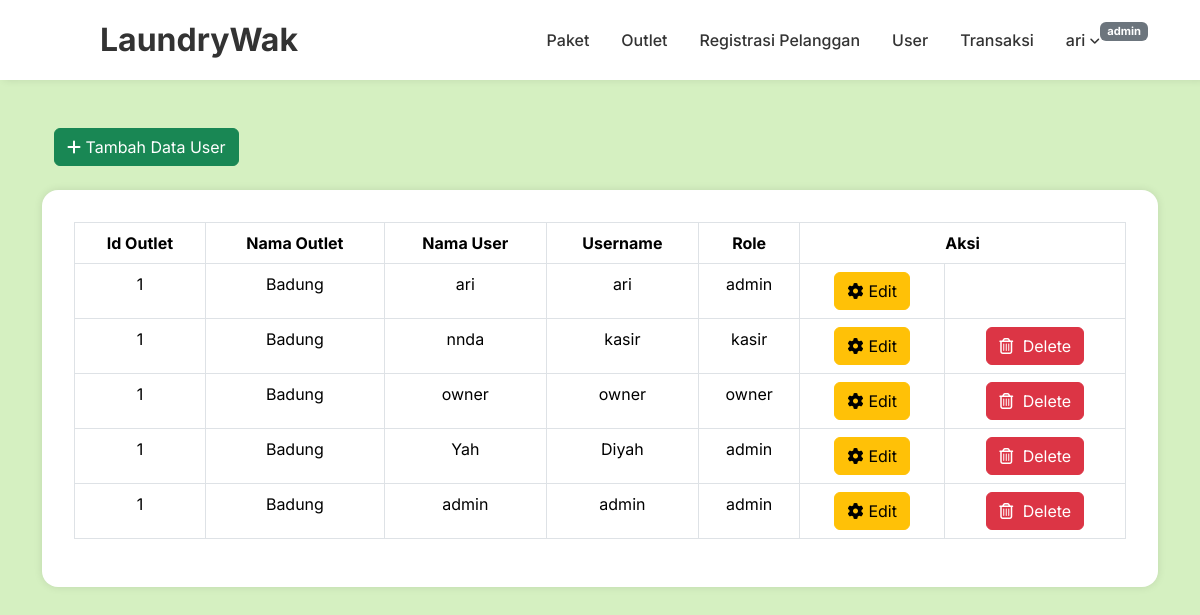
The page /dashboard/dashboard.php?page=user (signed in) on the database its author committed.
### tables this page shows
CREATE TABLE `tb_user` (
  `id` int(11) NOT NULL,
  `name` varchar(100) NOT NULL,
  `username` varchar(100) NOT NULL,
  `password` text NOT NULL,
  `id_outlet` int(11) NOT NULL,
  `role` enum('admin','kasir','owner') NOT NULL
);

CREATE TABLE `tb_outlet` (
  `id` int(11) NOT NULL,
  `nama` varchar(100) NOT NULL,
  `alamat` text NOT NULL,
  `tlp` varchar(15) NOT NULL
);

### user/user.php (the view, shortened to what this page needs)
<?php
include "../koneksi.php";
?>
<div class="container mt-4">
    <div class="container d-flex">
        <div class="nigga">
            <a class="btn btn-success" href="dashboard.php?page=tambah_user"><i class="fa-solid fa-plus"></i> Tambah Data User</a>
        </div>
    </div>
    <div class="container mt-4">
        <table class="table table-bordered" style="text-align: center;">
            <tr>
                <th>Id Outlet</th>
                <th>Nama Outlet</th>
                <th>Nama User</th>
                <th>Username</th>
                <th>Role</th>
                <th colspan="2">Aksi</th>
            </tr>
            <?php
            $query = mysqli_query($koneksi, "SELECT tb_outlet.id as id_outlet, tb_outlet.nama as nama_outlet, tb_user.name as nama_user, username, role, tb_user.id as user_id FROM tb_user INNER JOIN tb_outlet ON tb_user.id_outlet = tb_outlet.id");
            if (!$query) {
                echo "<tr><td colspan='7'>Error in query: " . mysqli_error($koneksi) . "</td></tr>";
            } else if (mysqli_num_rows($query) > 0) {
                while ($baris = mysqli_fetch_assoc($query)) {
                    ?>
                    <tr>
                        <td><?= htmlspecialchars($baris['id_outlet']); ?></td>
                        <td><?= htmlspecialchars($baris['nama_outlet']); ?></td>
                        <td><?= htmlspecialchars($baris['nama_user']); ?></td>
                        <td><?= htmlspecialchars($baris['username']); ?></td>
                        <td><?= htmlspecialchars($baris['role']); ?></td>
                        <td>
                            <a class="btn btn-warning" onclick="return confirm('Apakah Anda ingin mengedit data user?')" href="dashboard.php?page=edit_user&id=<?= $baris['user_id']; ?>"><i class="fa-solid fa-gear" style="margin-right: 5px;"></i>Edit</a>
                        </td>
                        <?php
                        $hide_delete1 = mysqli_fetch_assoc(mysqli_query($koneksi, "SELECT COUNT(*) as total FROM tb_transaksi WHERE id_user = '".$baris['user_id']."'"));
                        if($hide_delete1['total']=='0'&&$_SESSION['username']!=$baris['username']){
                        ?>
                    <td>
                    <a class="btn btn-danger" onclick="return confirm('apakah ingin menghapus data user?')" href="../user/delete_user.php?id=<?=$baris['user_id']?>"><i class="fa-regular fa-trash-can" style="margin-right: 5px;"></i> Delete</a>
                    </td>
                    <?php
                        }else{
                            echo "<td></td>";
                        }
                        ?>
                    </tr>
                    <?php
                }
            } else {
                echo "<tr><td colspan='7'>No records found.</td></tr>";
            }
            ?>
        </table>
    </div>
</div>

### dashboard/dashboard.php (shortened to what this page needs)
<?php
include "../koneksi.php";
?>
<!DOCTYPE html>
<html lang="en">
<head>
    <link href="https://cdn.jsdelivr.net/npm/bootstrap@5.3.2/dist/css/bootstrap.min.css" rel="stylesheet">
    <link rel="stylesheet" href="https://cdnjs.cloudflare.com/ajax/libs/font-awesome/6.5.1/css/all.min.css" />
    <link rel="stylesheet" href="style.css">
</head>
<body>
    <header class="header tidak_print">
        <a href="dashboard.php" class="logo">LaundryWak</a>
        <nav class="navbar">
            <?php if ($_SESSION['level'] == 'admin'): ?>
                <a href="dashboard.php?page=paket">Paket</a>
                <a href="dashboard.php?page=outlet">Outlet</a>
                <a href="dashboard.php?page=register_pelanggan">Registrasi Pelanggan</a>
                <a href="dashboard.php?page=user">User</a>
                <a href="dashboard.php?page=transaksi">Transaksi</a>
            <?php elseif ($_SESSION['level'] == 'kasir'): ?>
                <a href="dashboard.php?page=register_pelanggan">Registrasi Pelanggan</a>
                <a href="dashboard.php?page=laporan">Transaksi</a>
            <?php elseif ($_SESSION['level'] == 'owner'): ?>
                <a href="dashboard.php?page=laporan">Transaksi</a>
            <?php endif; ?>
            <div class="nav-group">
                <a href="#" style="position: relative;">
                    <span><?=$_SESSION['username']?><span>
                    <i class="fa fa-angle-down"></i>
                    <sup class="badge bg-secondary" style="font-size: .7rem; position: absolute; top: -.5rem; pointer-events: none;"><?= $_SESSION['level'] ?></sup>
                </a>
            </div>
        </nav>
    </header>
    <br>
    <?php
        switch(@$_GET['page']){
            case 'user':
                include_once "../user/user.php";
                break;
        }
    ?>
</body>
</html>

### dashboard/style.css (style rules this page uses)
* { margin: 0; padding: 0; box-sizing: border-box; font-family: "Inter", sans-serif; }
*, *::after, *::before { box-sizing: border-box; }
body { margin: 0; padding: 0; min-height: 100vh; background-color: #D5F0C1 !important; background-size: cover; background-position: center; isolation: isolate; position: relative; }
div:has(> table) { font-family: "Inter", sans-serif; width: 100%; background-color: white !important; padding-block: 2rem; padding-inline: 2rem !important; border-radius: 1rem; box-shadow: 0 0 .5rem 0 rgb(0 0 0 / .1); display: flex; gap: 1rem; flex-direction: column; align-items: start; }
table { margin: 0; }
table :is(.tr, td, th, thead, tbody) { background-color: transparent !important; }
.header { position: sticky; position: -webkit-sticky; top: 0; left: 0; width: 100%; box-shadow: .25rem 0 .5rem 0 rgb(0 0 0 / .1); background-color: white; padding: 1rem 100px; display: flex; justify-content: space-between; align-items: center; z-index: 100; }
.logo { font-size: 32px; color: #333; text-decoration: none; font-weight: 700; }
.navbar { display: flex; gap: 2rem; justify-content: flex-start; align-items: center; }
.navbar a { position: relative; font-size: 1rem; color: #333; font-weight: 500; text-decoration: none; }
.navbar a::before { content: ''; position: absolute; left: 0; top: 100%; width: 0; height: 2px; background: #333; transition: .3s; }
body { font-family: Arial, sans-serif; margin: 0; background-color: #f0f0f0; }
.nav-group { position: relative; }
.nav-group .fa-angle-down { font-size: .75rem; }

### dashboard/dashboard.php (style rules this page uses)
body { font-family: Arial, sans-serif; margin: 0; padding: 0; }

### rows shown on the page
tb_user: id_outlet "1", id_outlet.nama "Badung", name "ari", username "ari", role "admin"
tb_user: id_outlet "1", id_outlet.nama "Badung", name "nnda", username "kasir", role "kasir"
tb_user: id_outlet "1", id_outlet.nama "Badung", name "owner", username "owner", role "owner"
tb_user: id_outlet "1", id_outlet.nama "Badung", name "Yah", username "Diyah", role "admin"
tb_user: id_outlet "1", id_outlet.nama "Badung", name "admin", username "admin", role "admin"

### other values the page prints
$_SESSION['username'] "ari"
$_SESSION['level'] "admin"
